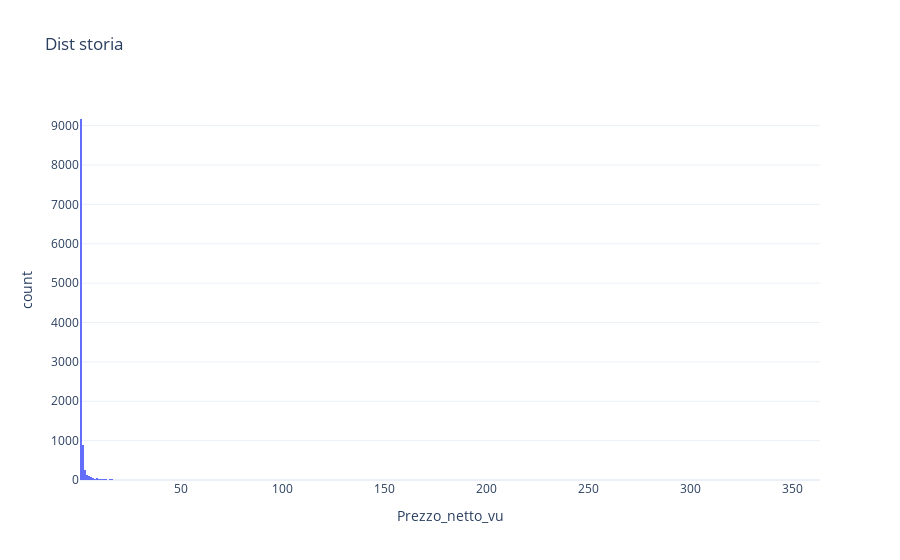

Notebook code cell kept with this figure:
### Code cell
fig = px.histogram(df_prev, x='Prezzo_netto_vu', template='plotly_white', title='Dist storia')
fig.show()

### Figure 1 — Plotly figure (JSON) as saved in the notebook; plotly's stock layout.template omitted (floating-point values rounded to 4 significant figures; data arrays with more than 128 entries replaced by an {"elided": "..."} marker saying what was removed)
{"data": [{"alignmentgroup": "True", "bingroup": "x", "hovertemplate": "Prezzo_netto_vu=%{x}<br>count=%{y}<extra></extra>", "legendgroup": "", "marker": {"color": "#636efa", "pattern": {"shape": ""}}, "name": "", "offsetgroup": "", "orientation": "v", "showlegend": false, "type": "histogram", "x": {"elided": "10996 int values"}, "xaxis": "x", "yaxis": "y"}], "layout": {"barmode": "relative", "legend": {"tracegroupgap": 0}, "title": {"text": "Dist storia"}, "xaxis": {"anchor": "y", "domain": [0, 1], "title": {"text": "Prezzo_netto_vu"}}, "yaxis": {"anchor": "x", "domain": [0, 1], "title": {"text": "count"}}}}
